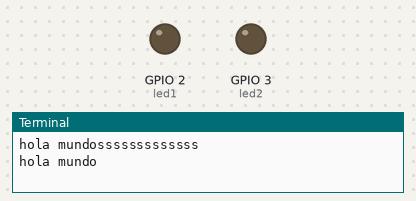
Bench run of a program on a simulated Raspberry Pi (BCM pin numbers). On the bench: output pins drawn as LEDs (lit = HIGH), the last lines printed to the terminal. Threads take turns every 2 ms; the clock reads 2024-03-15 10:24:30 at power-on unless the program sets it.

Above: at 1.0 s.
At 3.0 s:
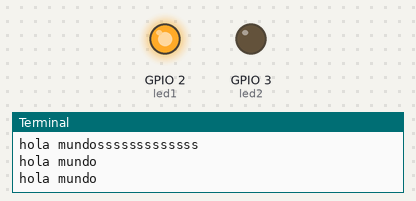
At 5.0 s:
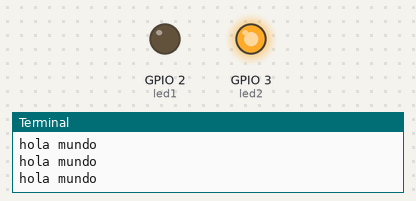
At 7.0 s:
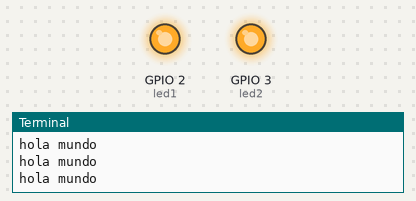
Timing chart, 0 to 10.4 s (numbered marks = the images above):
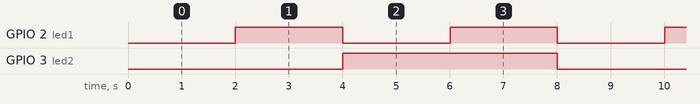

Measured:
- by itself, GPIO 2 (led1): alternates HIGH for 2.0 s and LOW for 2.0 s
- by itself, GPIO 3 (led2): alternates HIGH for 4.0 s and LOW for 4.0 s
- by itself, everything shown: repeats every 8.0 s, in 6 steps

The program:

inttime.py
```python
import RPi.GPIO as GPIO
from delay import *
from threading import *

GPIO.setwarnings(False)

led1 = 2
led2 = 3
bt1 = 14
bt2 = 15

def int1():
 GPIO.output(led1,not(GPIO.input(led1)))
 Timer(2,int1).start()

def int2():
 GPIO.output(led2,not(GPIO.input(led2)))
 Timer(4,int2).start()

def peripheral_setup():
 GPIO.setmode(GPIO.BCM)
 GPIO.setup(led1, GPIO.OUT)
 GPIO.setup(led2, GPIO.OUT)
 Timer(2,int1).start()
 Timer(4,int2).start()

def peripheral_loop():
 print("hola mundo")
 delay(2)

# Main function
def main () :

# Setup
 print("hola mundosssssssssssss")

 peripheral_setup()
 try:
# Infinite loop
  while 1 :
   peripheral_loop()
 except:
  print()
  print("Bye")
  GPIO.cleaup()
# Command line execution
if __name__ == '__main__' :
   main()
```

delay.py
```python
from time import *

def delay(tiempo):
 start = time()
 while time()-start < tiempo:
  pass
```
